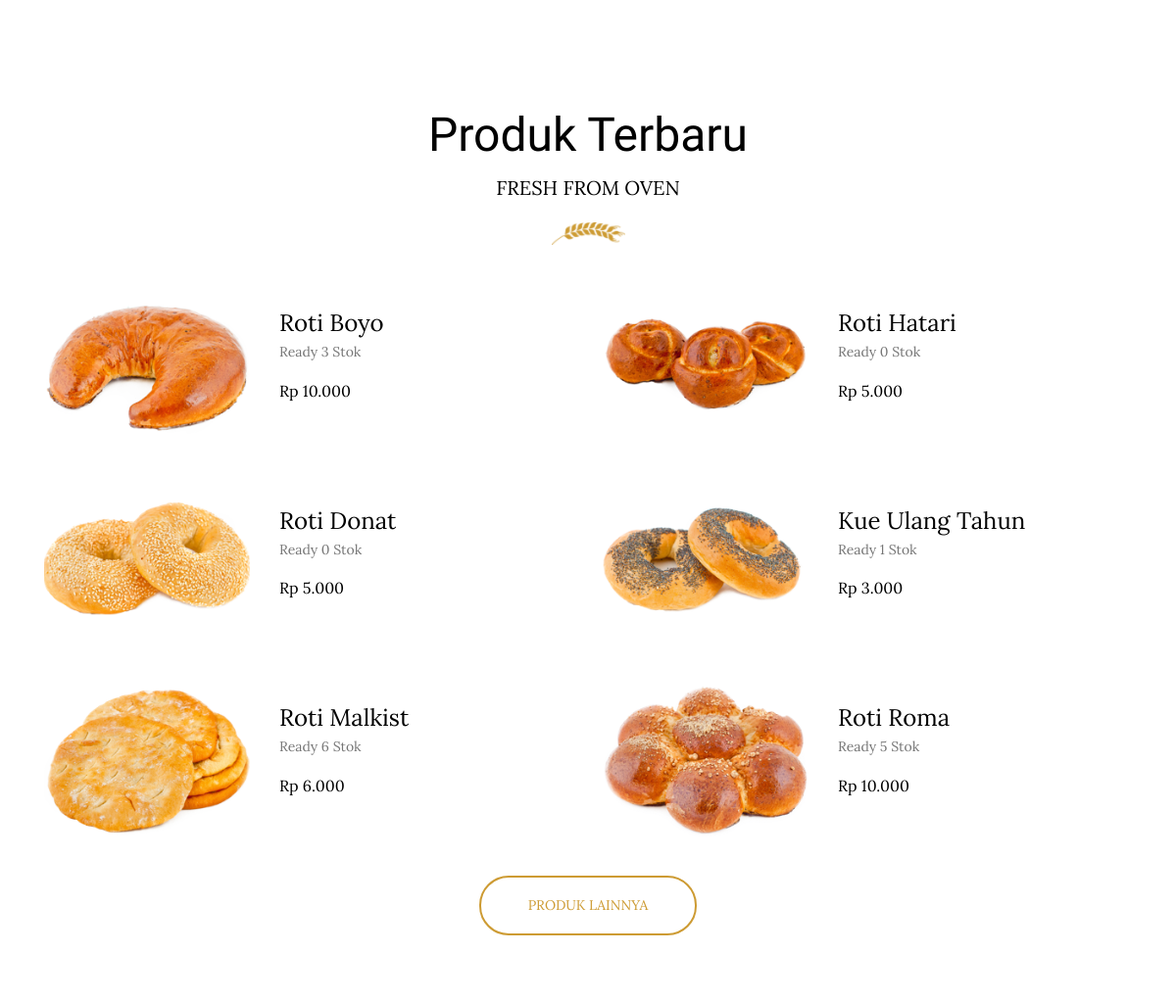
Before: / (middle part) with the older database file.
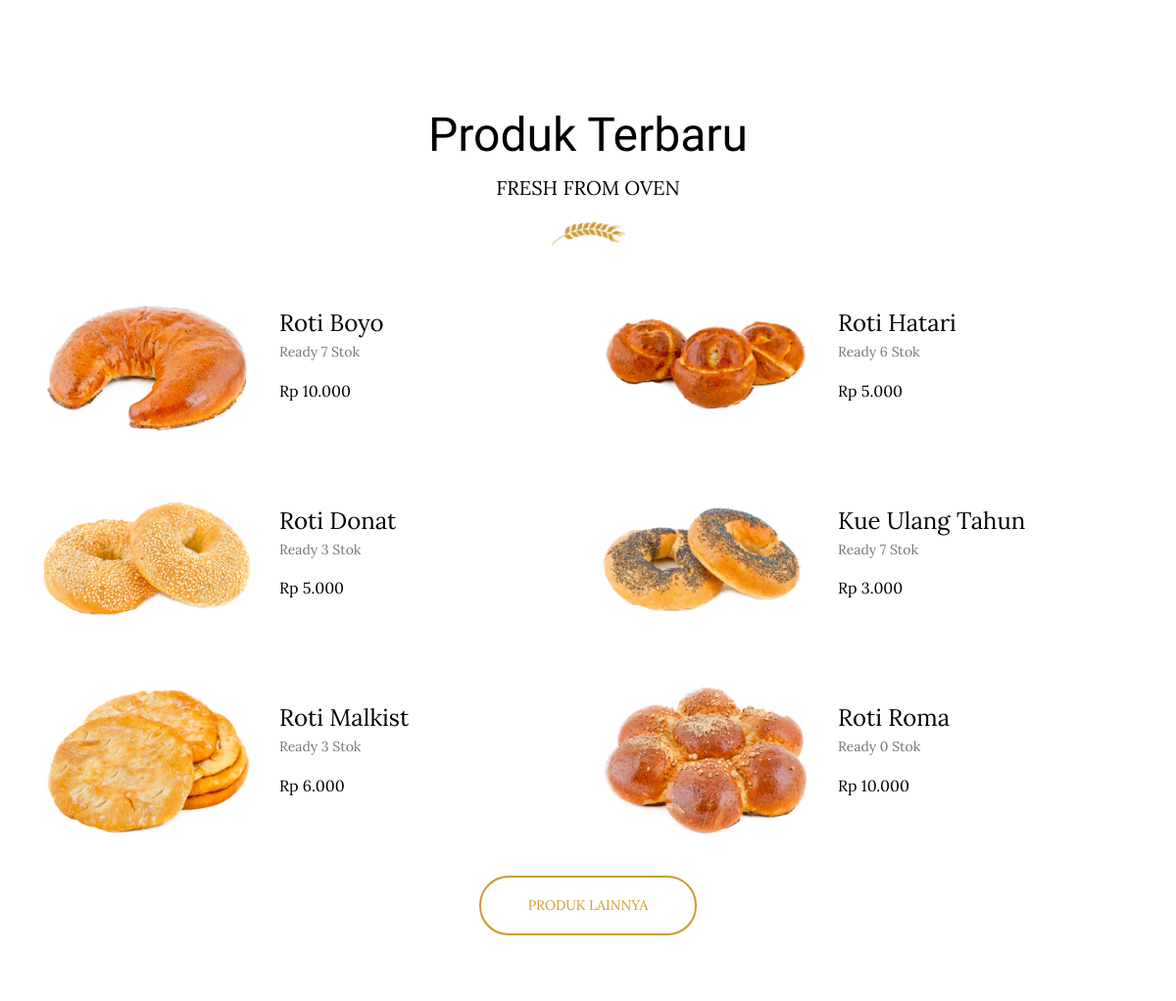
After: the same page with the newer database file.
### tables this page shows
CREATE TABLE `produk` (
  `idProduk` int(11) NOT NULL,
  `idJenis` int(11) NOT NULL,
  `namaProduk` varchar(50) NOT NULL,
  `harga` int(11) NOT NULL,
  `status` varchar(255) NOT NULL,
  `stok` int(11) NOT NULL,
  `deskripsi` text NOT NULL,
  `gambar` varchar(255) NOT NULL,
  `gambar2` varchar(50) NOT NULL,
  `gambar3` varchar(50) NOT NULL,
  `gambar4` varchar(50) NOT NULL,
  `created_at` date NOT NULL DEFAULT current_timestamp()
);

### application/controllers/Dashboard.php (called while the page is built, shortened)
<?php
class Dashboard extends CI_Controller
{
	public function index()
	{
		$data['produk'] = $this->Model_produk->get_produk_terbaru()->result_array();
		$this->load->view('template/header');
		$this->load->view('dashboard', $data);
		$this->load->view('template/footer');
	}
}

### index.php (called while the page is built, shortened)
<?php
require_once BASEPATH.'core/CodeIgniter.php';

### application/models/Model_produk.php (called while the page is built, shortened)
<?php
class Model_produk extends CI_Model
{
	public function get_produk_terbaru()
	{
		$this->db->select('*');
		$this->db->from('produk');
		$this->db->limit(6);
		$this->db->order_by('idProduk', 'DESC');
		return $this->db->get();
	}
}

### application/views/dashboard.php (the view, shortened to what this page needs)
<div class="ps-awards">
    <div class="container">
        <div class="ps-section__content">
            <div class="row">
                <div class="col-lg-4 col-md-4 col-sm-12 col-xs-12">
                </div>
                <div class="col-lg-4 col-md-4 col-sm-12 col-xs-12">
                </div>
                <div class="col-lg-4 col-md-4 col-sm-12 col-xs-12">
                </div>
            </div>
        </div>
    </div>
</div>
<div class="ps-home-product bg--cover" data-background="<?= base_url() ?>assets/client/images/bg/home-product.jpg">
    <div class="container">
        <div class="ps-section__header">
            <h3 class="ps-section__title">Produk Terbaru</h3>
            <p>FRESH FROM OVEN</p>
            <span><img src="<?= base_url() ?>assets/client/images/icons/floral.png" alt="" /></span>
        </div>
        <div class="ps-section__content">
            <div class="row">
                <?php foreach ($produk as $prd) : ?>
                    <div class="col-lg-6 col-md-6 col-sm-6 col-xs-12">
                        <div class="ps-product ps-product--horizontal d-flex align-items-center">
                            <div class="ps-product__thumbnail">
                                <img src="<?= base_url() ?>uploads/gambar_produk/<?= $prd['gambar'] ?>" alt="" />
                                <a class="ps-product__overlay" href="<?= base_url() ?>produk/detail/<?= $prd['idProduk'] ?>"></a>
                            </div>
                            <div class="ps-product__content">
                                <a class="ps-product__title" href="<?= base_url() ?>produk/detail/<?= $prd['idProduk'] ?>"><?= $prd['namaProduk'] ?></a>
                                <p>
                                    Ready <?= $prd['stok'] ?> Stok
                                </p>
                                <p class="ps-product__price">Rp <?= number_format($prd['harga'], '0', ',', '.') ?></p>
                            </div>
                        </div>
                    </div>
                <?php endforeach ?>
            </div>
            <div class="text-center ps-product__footer">
                <a class="ps-btn mb-5 py-3 px-5" href="order-form.html">Produk Lainnya</a>
            </div>
        </div>
    </div>
</div>
<div class="ps-delivery-form bg--parallax" data-background="<?= base_url() ?>assets/client/images/bg/delivery-form.jpg" id="company-info">
</div>

Changed rows visible on the page:
changed produk "Roti Boyo": stok "3" → "7"
changed produk "Roti Hatari": stok "0" → "6"
changed produk "Roti Donat": stok "0" → "3"
changed produk "Kue Ulang Tahun": stok "1" → "7"
changed produk "Roti Malkist": stok "6" → "3"
changed produk "Roti Roma": stok "5" → "0"
